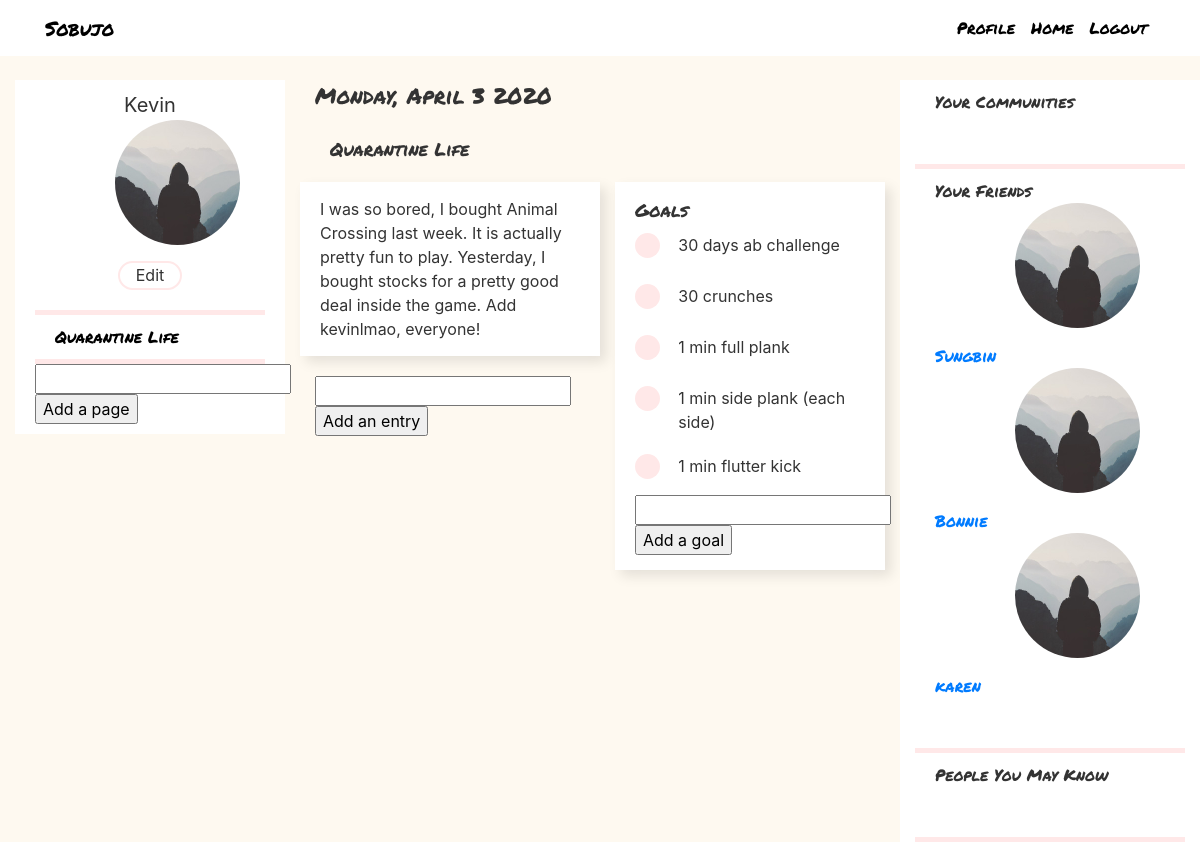
Screenshot of /journal (signed in) with the database file from the repository.
### flaskblog/models.py (models this page shows, shortened)
class User(db.Model, UserMixin):
    id = db.Column(db.Integer, primary_key=True)
    username = db.Column(db.String(20), unique=True, nullable=False)
    email = db.Column(db.String(120), unique=True, nullable=False)
    image_file = db.Column(db.String(20), nullable=False, default='default.jpg')
    password = db.Column(db.String(60), nullable=False)
    pages = db.relationship("Page", backref="user")
    friends = db.relationship("User", secondary=friendship,
                           primaryjoin=id==friendship.c.friend_a_id,
                           secondaryjoin=id==friendship.c.friend_b_id)
    community = db.relationship("Community", secondary=membership, backref="members")
    comments = db.relationship("Comment", backref="author") # received

class Page(db.Model):
    id = db.Column(db.Integer, primary_key=True)
    user_id = db.Column(db.Integer, db.ForeignKey('user.id')) # can be nullable
    community_id = db.Column(db.Integer, db.ForeignKey('community.id')) # can be nullable
    title = db.Column(db.String(100), nullable=False)
    entries = db.relationship("Entry", backref="page")
    goals = db.relationship("Goal", backref="page")

class Entry(db.Model):
    id = db.Column(db.Integer, primary_key=True)
    page_id = db.Column(db.Integer, db.ForeignKey('page.id'), nullable=False)
    text = db.Column(db.String(500), nullable=False)
    comments = db.relationship("Comment", backref="entry")

class Goal(db.Model):
    id = db.Column(db.Integer, primary_key=True)
    page_id = db.Column(db.Integer, db.ForeignKey('page.id'), nullable=False)
    text = db.Column(db.String(500), nullable=False)
    comments = db.relationship("Comment", backref="goal")

### flaskblog/routes.py (the view)
@app.route("/journal")
@login_required
def journal():
    pages = Page.query.filter_by(user_id=current_user.id).all()
    users = User.query.all()
    users = [user for user in users if user.id != current_user.id and user not in current_user.friends]
    entries = {}
    goals = {}
    for page in pages:
        entries[page.id] = Entry.query.filter_by(page_id=page.id).all()
        goals[page.id] = Goal.query.filter_by(page_id=page.id).all()
    image_file = url_for('static', filename='profile_pics/' + current_user.image_file)
    return render_template('profile.html', pages=pages, entries=entries, goals=goals,
                        image_file=image_file, users=users)

### flaskblog/models.py (called while the page is built)
@login_manager.user_loader
def load_user(user_id):
    return User.query.get(int(user_id))

### flaskblog/templates/profile.html
{% extends "layout.html" %}
{% block content %}
<div class="row">
    <div class="col-md-4">
        <div class="content-section">
            <div class="account-heading">{{ current_user.username }}</div>
            <img class="rounded-circle account-img" src="{{ image_file }}">
            <div class="edit-profile">Edit</div>
            <div class="pink-divider"></div>
            {% for page in pages %}
            <div class="sidebar-journal">
                <a href="#" style="color:black;" onclick="showPage({{page.id}})">{{page.title}}</a></div>
            <div class="pink-divider"></div>
            {% endfor %}
            <form>
                <input type="text" id="page">
                <input type="submit" value="Add a page" onclick="addPage()">
            </form>
        </div>
    </div>
    <div class="col-md-8">
        <div class="date-style">Monday, April 3 2020</div>
        <br>
        {% for page in pages %}
        <div id={{page.id}} class="page">
            <div class="row">
                <div class="header-style">{{ page.title }} </div>
            </div>
            <div class="row">
                <div class="col-md-6">
                    <div class="entry-section">
                        {% for entry in entries.get(page.id) %}
                        <div class="row" id="{{entry.id}}-entry-row">
                            <div class="entry-style col-md-12"> {{ entry.text }} </div>
                        </div>
                        {% endfor %}
                        <form>
                            <input type="text" id="{{page.id}}-entry">
                            <input type="submit" value="Add an entry" onclick="addEntry({{page.id}})">
                        </form>
                    </div>
                </div>
                <div class="col-md-6">
                    <div class="entry-style">
                        <div class="goal-style"> Goals </div>
                        {% for goal in goals.get(page.id) %}
                        <div class="row individual-goal">
                            <div class="col-md-2">
                                <div class="dot"></div>
                            </div>
                            <div class="col-md-10">
                                <div> {{ goal.text }} </div>
                            </div>
                        </div>
                        {% endfor %}
                        <form>
                            <input type="text" id="{{page.id}}-goal">
                            <input type="submit" value="Add a goal" onclick="addGoal({{page.id}})">
                        </form>
                    </div>
                </div>
            </div>
        </div>
        {% endfor %}
    </div>
</div>
{% endblock content %}

### flaskblog/templates/layout.html (shortened to what this page needs)
<!DOCTYPE html>
<html>
<head>
    <link rel="stylesheet" href="https://maxcdn.bootstrapcdn.com/bootstrap/4.0.0/css/bootstrap.min.css">
    <link rel="stylesheet" type="text/css" href="{{ url_for('static', filename='main.css') }}">
</head>
<body>
    <header class="site-header">
      <nav class="navbar navbar-expand-md navbar-dark bg-steel fixed-top">
        <div class="container">
          <a class="title-style mr-4" href="/">Sobujo</a>
          <div class="collapse navbar-collapse" id="navbarToggle">
            <div class="navbar-nav">
              {% if current_user.is_authenticated %}
                <a class="nav-item nav-link" href="{{ url_for('journal') }}">Profile</a>
                <a class="nav-item nav-link" href="{{ url_for('home') }}">Home</a>
                <a class="nav-item nav-link" href="{{ url_for('logout') }}">Logout</a>
              {% else %}
                <a class="nav-item nav-link" href="{{ url_for('login') }}">Login</a>
                <a class="nav-item nav-link" href="{{ url_for('register') }}">Register</a>
              {% endif %}
            </div>
          </div>
        </div>
      </nav>
    </header>
    <main role="main" class="container-fluid">
      <div class="row">
        <div class="col-md-9">
          {% block content %}{% endblock %}
        </div>
        {% if current_user.is_authenticated %}
          <div class="col-md-3 bg-steel">
            <div class="sidebar-section">
              Your Communities
            </div>
            <div class="pink-divider"></div>
            <div class="sidebar-section">
              Your Friends
              {% for friend in current_user.friends %}
                <img class="rounded-circle account-img" src="/static/profile_pics/{{ current_user.image_file }}">
                <a href="{{ url_for('spectate', user_id=friend.id) }}"> {{ friend.username }} </a>
                {% endfor %}
            </div>
            <div class="pink-divider"></div>
            <div class="sidebar-section">
              People You May Know
            </div>
            <div class="pink-divider"></div>
          </div>
        {% endif %}
      </div>
    </main>
</body>
</html>

### flaskblog/static/main.css (style rules this page uses)
body { background-color: #FEF9F0; color: #333333; margin-top: 5rem; }
.bg-steel { background-color: #ffffff; }
.title-style { color: black; font-size: 20px; font-family: "Permanent Marker"; }
.site-header .navbar-nav .nav-link { color: black; font-family: "Permanent Marker"; }
.content-section { background: #ffffff; padding: 10px 20px; }
.sidebar-section { background: #ffffff; padding: 10px 20px; font-family: "Permanent Marker"; padding-bottom: 50px; }
.sidebar-journal { background: #ffffff; padding: 10px 20px; font-family: "Permanent Marker"; }
.account-img { height: 125px; width: 125px; margin-bottom: 16px; margin-right: 80px; margin-left: 80px; }
.account-heading { font-size: 20px; text-align: center; }
.pink-divider { background-color: #FFE8E8; height: 5px; width: 100%; }
.edit-profile { width: 64px; height: 29px; margin-left: auto; margin-right: auto; background: #FFFFFF; border: 2px solid #FFE8E8; box-sizing: border-box; border-radius: 50px; text-align: center; margin-bottom: 20px; }
.date-style { font-family: "Permanent Marker"; font-size: 22px; line-height: 32px; }
.header-style { font-family: "Permanent Marker"; font-size: 18px; line-height: 26px; margin-left: 30px; }
.dot { height: 25px; width: 25px; background-color: #FFE8E8; border-radius: 50%; display: inline-block; }
.entry-style { margin-top: 20px; background: #ffffff; padding: 15px 20px; box-shadow: 6px 6px 12px rgba(0, 0, 0, 0.1); margin-bottom: 20px; }
.goal-style { font-family: "Permanent Marker"; font-size: 18px; line-height: 26px; }
.individual-goal { padding-top: 10px; padding-bottom: 10px; }

### rows the page displays
User: username "Kevin"
Page: title "Quarantine Life"
Entry: text "I was so bored, I bought Animal Crossing last week. It is actually pretty fun to play. Yesterday, I bought stocks for a pretty good deal inside the game. Add kevinlmao, everyone!"
Goal: text "30 days ab challenge"
Goal: text "30 crunches"
Goal: text "1 min full plank"
Goal: text "1 min side plank (each side)"
Goal: text "1 min flutter kick"
User: image_file (placeholder picture), username "Sungbin"
User: image_file (placeholder picture), username "Bonnie"
User: image_file (placeholder picture), username "karen"
